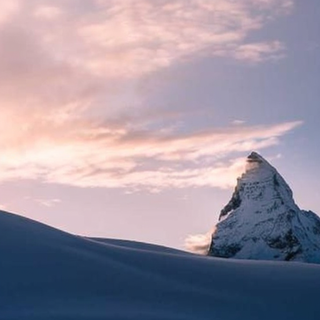
#> input picture SLICK/base.png, 320 x 320 px, shrunk from 512 x 512 before the run, found by its file name
$ jupyter execute --allow-errors slic.ipynb
#> lines starting #> are read from the running program, lines starting #| are printed output that depends on the picture; after the words box and inside, x2 and y2 are one past the last pixel; in counts of white or black regions, pixels touching at a corner belong together
<h1>
<hr style=" border:none; height:3px;">
<center>SLICK - Post processing</center>
<hr style=" border:none; height:3px;">
</h1>

<center></center>

<h4><center>Louis LHOTTE | Clément VERON | Edouard SEGUIER</center></h4>

[cell 1]
from PIL import Image
import numpy as np
import cv2
from skimage.segmentation import slic, mark_boundaries
from skimage.util import img_as_float
import matplotlib.pyplot as plt

# I - Clustering

[cell 2]
def segment_image_with_slic(image_path, n_segments=4, compactness=20):
    """
    Reads an image, applies SLIC segmentation, and clusters different squares.

    Parameters:
    - image_path (str): Path to the input image.
    - n_segments (int): The approximate number of superpixels (default is 4).
    - compactness (float): Balances color proximity and space proximity (default is 20).

    Returns:
    - None (displays the original image and the segmented image).
    """
    # Load the image
    image = cv2.imread(image_path)
    if image is None:
        print(f"Error: Unable to load image from {image_path}")
        return

    # Convert the image from BGR (OpenCV default) to RGB
    image_rgb = cv2.cvtColor(image, cv2.COLOR_BGR2RGB)

    # Convert the image to float format required by SLIC
    image_float = img_as_float(image_rgb)
    segments = slic(image_float, n_segments=n_segments, compactness=compactness, start_label=1)
    fig, ax = plt.subplots(1, 2, figsize=(12, 6))

    # Original image
    ax[0].imshow(image_rgb)
    ax[0].set_title("Original Image")
    ax[0].axis("off")

    # Image with SLIC segmentation
    ax[1].imshow(mark_boundaries(image_rgb, segments))
    ax[1].set_title("SLIC Segmentation")
    ax[1].axis("off")

    plt.show()

# Example usage:
segment_image_with_slic("test_03_12/base.png", n_segments=5, compactness=30)
#> in segment_image_with_slic, image is the input picture: shape (320, 320, 3); mean B, G, R 159.4, 146.2, 156.1
#> in segment_image_with_slic, `segments = slic(image_float, n_segments=n_segments, compactness=compac..`:
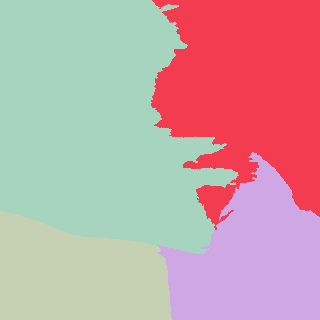
#> segments: shape (320, 320) int64; 4 distinct labels, from 1 to 4; one colour per label, 0 black

# II - Modification

[cell 3]
segment_image_with_slic("sicilia.jpg", n_segments=20, compactness=15)
#> call 2 of segment_image_with_slic, with image_path = 'sicilia.jpg', n_segments = 20, compactness = 15
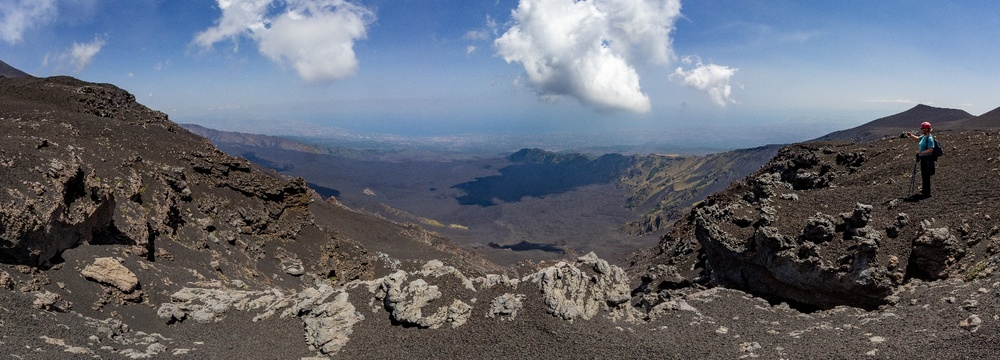
#> input picture SLICK/sicilia.jpg, 1000 x 360 px, shrunk from 1600 x 576 before the run
#> in segment_image_with_slic, image is the input picture: shape (360, 1000, 3); mean B, G, R 113.9, 103.8, 99.3
#> in segment_image_with_slic (call 2), `segments = slic(image_float, n_segments=n_segments, compactness=compac..`:
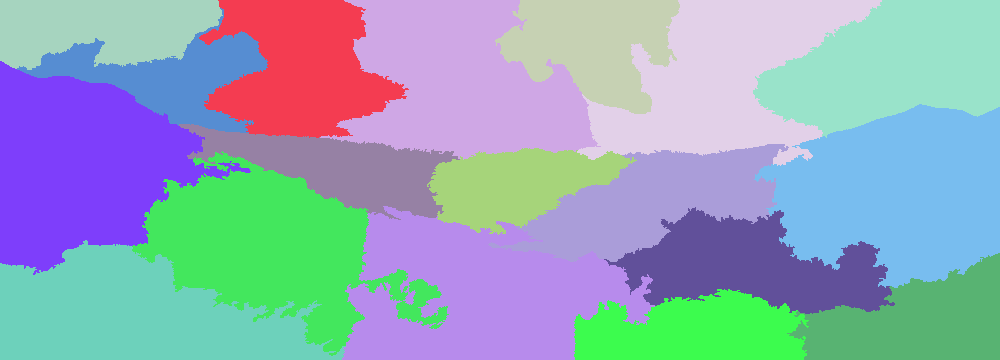
#> segments: shape (360, 1000) int64; 18 distinct labels, from 1 to 18; one colour per label, 0 black

[cell 4]
def segment_and_extract_clusters(image_path, n_segments=4, compactness=20):
    """
    Reads an image, applies SLIC segmentation, and extracts each segment as a separate image.

    Parameters:
    - image_path (str): Path to the input image.
    - n_segments (int): The approximate number of superpixels (default is 4).
    - compactness (float): Balances color proximity and space proximity (default is 20).

    Returns:
    - cluster_images (list): List of segmented cluster images (each as a NumPy array).
    """
    # Load the image
    image = cv2.imread(image_path)
    if image is None:
        print(f"Error: Unable to load image from {image_path}")
        return []

    # Convert the image from BGR (OpenCV default) to RGB
    image_rgb = cv2.cvtColor(image, cv2.COLOR_BGR2RGB)

    # Convert the image to float format required by SLIC
    image_float = img_as_float(image_rgb)

    # Perform SLIC segmentation
    segments = slic(image_float, n_segments=n_segments, compactness=compactness, start_label=1)

    # Extract individual clusters
    cluster_images = []
    for segment_label in np.unique(segments):
        # Create a mask for the current segment
        mask = segments == segment_label

        # Create a new image with the same dimensions, initially black
        segmented_image = np.zeros_like(image_rgb)

        # Copy the region corresponding to the current cluster into the new image
        segmented_image[mask] = image_rgb[mask]

        cluster_images.append(segmented_image)

    # Display the original image and segmented clusters
    fig, axes = plt.subplots(1, len(cluster_images) + 1, figsize=(15, 5))

    # Display original image
    axes[0].imshow(image_rgb)
    axes[0].set_title("Original Image")
    axes[0].axis("off")

    # Display segmented images
    for i, cluster_image in enumerate(cluster_images):
        axes[i + 1].imshow(cluster_image)
        axes[i + 1].set_title(f"Cluster {i + 1}")
        axes[i + 1].axis("off")

    plt.show()

    return cluster_images

# Example usage:
cluster_images = segment_and_extract_clusters("test_03_12/base.png", n_segments=5, compactness=30)
#> the loop in segment_and_extract_clusters, `for segment_label in np.unique(segments):` made 4 passes
#> pass 1, in segment_and_extract_clusters, `mask = segments == segment_label`:
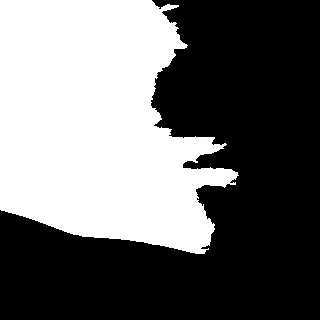
#> mask: shape (320, 320) bool; 42.5% white; 1 white region, box (x1, y1, x2, y2) and area: (0, 0, 239, 254) 43499
#> after the loop in segment_and_extract_clusters, `for segment_label in np.unique(segments):`:
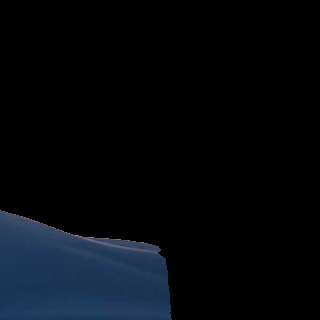
#> segmented_image: shape (320, 320, 3); mean R, G, B 5, 8.5, 13
#> after the loop in segment_and_extract_clusters, `for segment_label in np.unique(segments):`: cluster_images = 4 items
#> the loop in segment_and_extract_clusters, `for i, cluster_image in enumerate(cluster_images):` made 4 passes
#> in segment_and_extract_clusters, `plt.show()`:
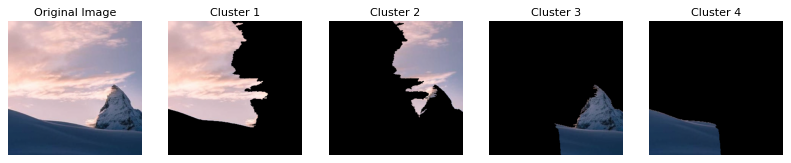
#> figure drawn by matplotlib, 5 panels
#> cluster_images = 4 items

# III - Post processing

[cell 5]
import os

def save_clusters_to_folder(cluster_images, output_folder="base"):
    """
    Saves each cluster image to a separate PNG file in a specified folder.

    Parameters:
    - cluster_images (list): List of cluster images (as NumPy arrays).
    - output_folder (str): Name of the folder to save the images (default is "base").

    Returns:
    - None
    """
    # Ensure the output folder exists
    os.makedirs(output_folder, exist_ok=True)

    # Save each cluster image as a PNG file
    for i, cluster_image in enumerate(cluster_images):
        output_path = os.path.join(output_folder, f"base_{i + 1}.png")
        cv2.imwrite(output_path, cv2.cvtColor(cluster_image, cv2.COLOR_RGB2BGR))
        print(f"Saved cluster {i + 1} to {output_path}")

# Example usage with previously generated cluster images
cluster_images = segment_and_extract_clusters("test_03_12/base.png", n_segments=5, compactness=30)
#> the loop in segment_and_extract_clusters (call 2), `for segment_label in np.unique(segments):` made 4 passes
#> the loop in segment_and_extract_clusters (call 2), `for i, cluster_image in enumerate(cluster_images):` made 4 passes
save_clusters_to_folder(cluster_images, output_folder="test_03_12/base")
#> the loop in save_clusters_to_folder, `for i, cluster_image in enumerate(cluster_images):` made 4 passes
#| Saved cluster 1 to test_03_12/base/base_1.png
#| Saved cluster 2 to test_03_12/base/base_2.png
#| Saved cluster 3 to test_03_12/base/base_3.png
#| Saved cluster 4 to test_03_12/base/base_4.png
#> pass 1, in save_clusters_to_folder, `cv2.imwrite(output_path, cv2.cvtColor(cluster_image, cv2.COLOR_RGB2BGR))`:
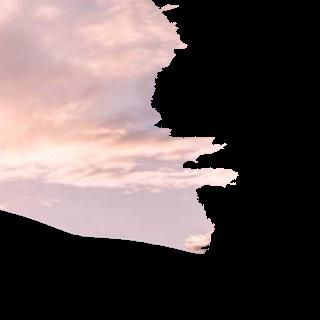
#> saved as base_1.png: shape (320, 320, 3); mean B, G, R 83.1, 83.5, 96.9

# IV - Reasemble the image

[cell 6]
def reassemble_clusters_fixed(input_folder="base", output_file="new_base.png"):
    """
    Reassembles cluster images from a folder into a single image and saves it as a PNG file with correct colors.

    Parameters:
    - input_folder (str): Name of the folder containing cluster images (default is "base").
    - output_file (str): Name of the output file for the reassembled image (default is "new_base.png").

    Returns:
    - None
    """
    cluster_files = sorted(
        [f for f in os.listdir(input_folder) if f.endswith(".png")]
    )

    if not cluster_files:
        print(f"No PNG files found in {input_folder}.")
        return

    reassembled_image = None

    for cluster_file in cluster_files:
        cluster_path = os.path.join(input_folder, cluster_file)
        cluster_image = cv2.imread(cluster_path, cv2.IMREAD_UNCHANGED)

        if cluster_image is None:
            print(f"Error loading {cluster_path}. Skipping.")
            continue

        if reassembled_image is None:
            reassembled_image = np.zeros_like(cluster_image, dtype=np.uint8)

        reassembled_image = np.maximum(reassembled_image, cluster_image)

    cv2.imwrite(output_file, reassembled_image)
    print(f"Reassembled image saved as {output_file}")

# Example usage:
reassemble_clusters_fixed(input_folder="test_03_12/base", output_file="test_03_12/new_base.png")

#> (a cell that did not finish here is left out)


# V - Post processing

<div style="
    padding: 8px;
    border: 2px solid #f8d7da;
    border-radius: 5px;
    background-color: #f8d7da;
    color: #721c24;
    font-size: 14px;
    margin-bottom: 10px;
    max-width: 1125px;">
    <strong>⚠️ Note:</strong> The frontiers between each cluster are a bit unnatural, justifying the need of a post processing step
</div>

[cell 8]
import cv2
import numpy as np

image_path = 'test_2.png'
image = cv2.imread(image_path)
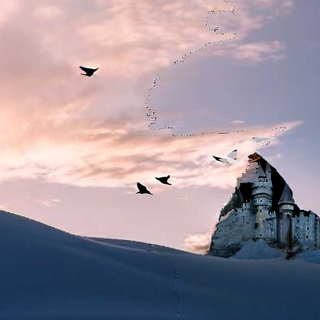
#> input picture SLICK/test_2.png, 320 x 320 px, shrunk from 512 x 512 before the run
#> image is the input picture: shape (320, 320, 3); mean B, G, R 154.5, 143.7, 154.6

def blur_frontiers(image, kernel_size=5):
    gray = cv2.cvtColor(image, cv2.COLOR_BGR2GRAY)
    _, mask = cv2.threshold(gray, 1, 255, cv2.THRESH_BINARY)
    blurred = cv2.GaussianBlur(mask, (kernel_size, kernel_size), 0)
    blended = cv2.bitwise_and(image, image, mask=blurred)
    return blended

def fill_black_spaces(image):
    gray = cv2.cvtColor(image, cv2.COLOR_BGR2GRAY)
    _, mask = cv2.threshold(gray, 1, 255, cv2.THRESH_BINARY)
    inverted_mask = cv2.bitwise_not(mask)
    inpainted = cv2.inpaint(image, inverted_mask, 3, cv2.INPAINT_TELEA)
    return inpainted

blurred_image = blur_frontiers(image)
#> in blur_frontiers, `gray = cv2.cvtColor(image, cv2.COLOR_BGR2GRAY)`:
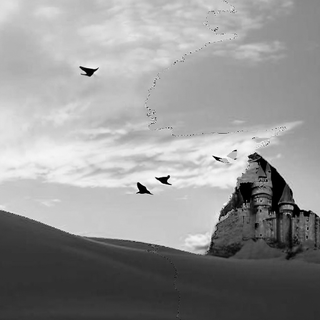
#> gray: shape (320, 320); min 0, max 255, mean 148.2
#> in blur_frontiers, `_, mask = cv2.threshold(gray, 1, 255, cv2.THRESH_BINARY)`:
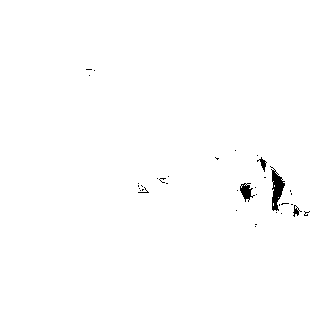
#> mask: shape (320, 320); 99.4% white; 36 black regions (32 under 20 px), largest, box (x1, y1, x2, y2) and area: (270, 166, 285, 211) 322, (240, 183, 255, 202) 146, (257, 157, 267, 172) 53, (293, 205, 302, 217) 43
final_image = fill_black_spaces(blurred_image)

final_image_path = 'post_processed_test2.png'
cv2.imwrite(final_image_path, final_image)
#> Out = True
